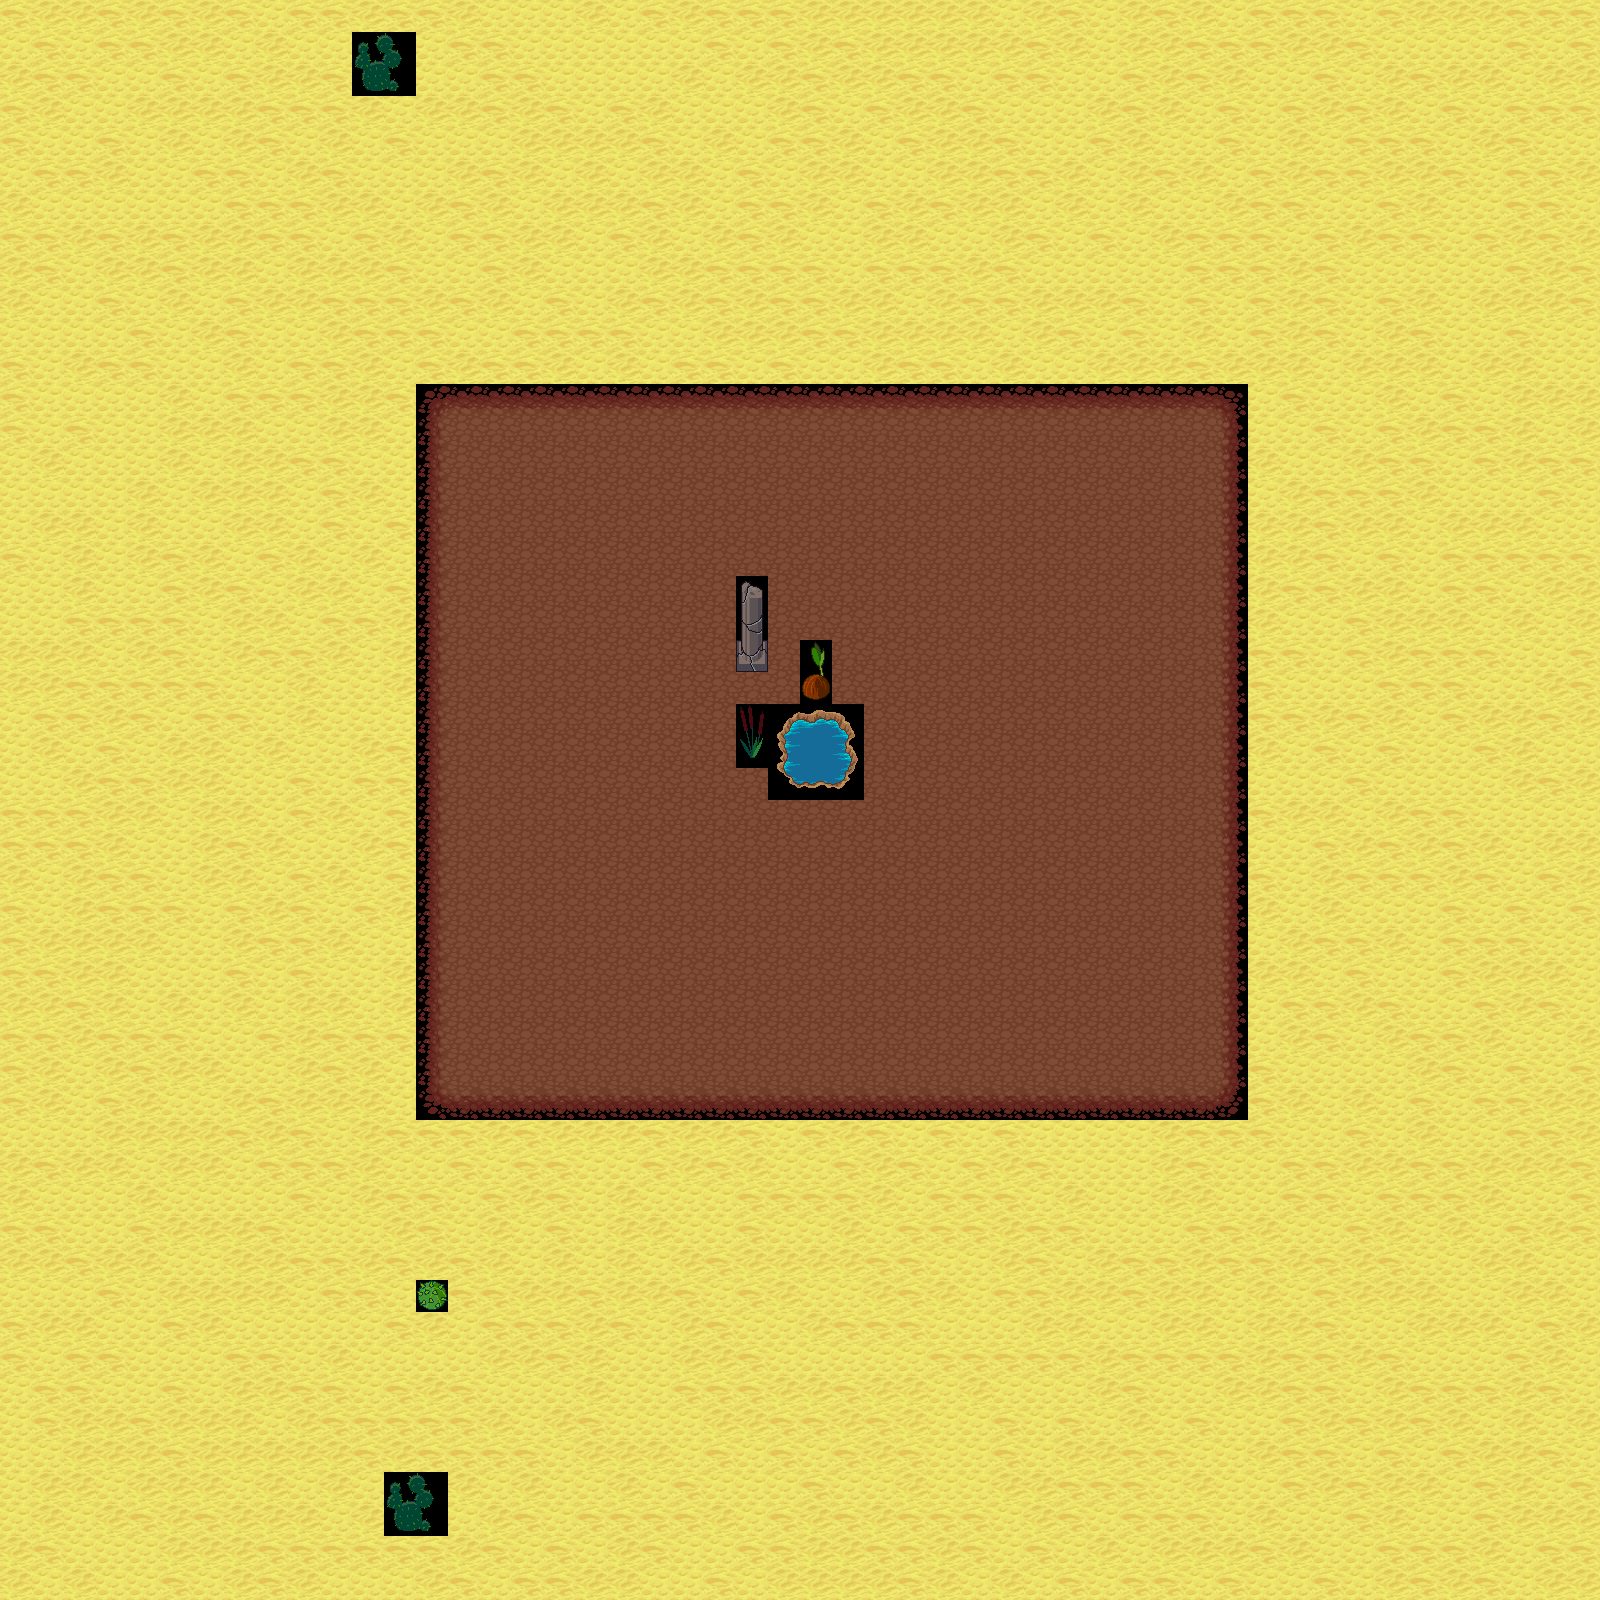

Below is a game level as drawn by its tile map, then a one-line description and the .tmx that defines it (tile-layer data replaced by summaries):
An orthogonal 50x50 tile map with 32x32 px tiles, 1 tile layer (Tile Layer 1).

<map version="1.10" tiledversion="1.11.2" orientation="orthogonal" renderorder="right-down" width="50" height="50" tilewidth="32" tileheight="32" infinite="0" nextlayerid="2" nextobjectid="1">
 <tileset firstgid="1" source="../Terrain.tsx" />
 <layer id="1" name="Tile Layer 1" width="50" height="50">
  <data>[2500 cells, 2500 non-empty, 33 distinct tile ids]</data>
 </layer>
</map>
